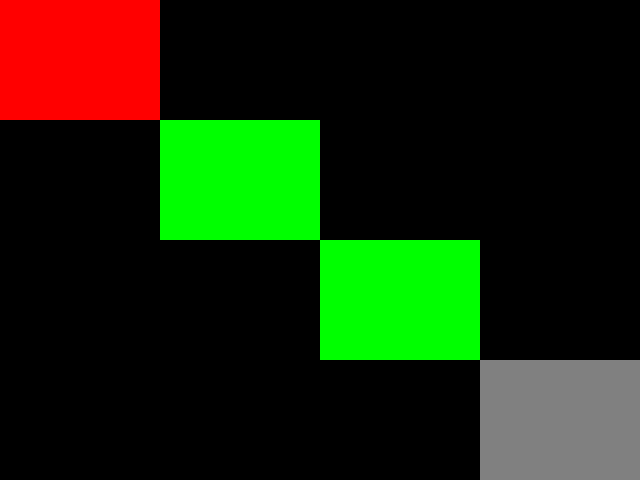
#> input picture Lab 2/img/create.png, 640 x 480 px
$ python 'Lab 2 Task 1.py'
#> lines starting #> are read from the running program, lines starting #| are printed output that depends on the picture; after the words box and inside, x2 and y2 are one past the last pixel; in counts of white or black regions, pixels touching at a corner belong together
import cv2

img = cv2.imread("img/create.png")
#> img is the input picture: shape (480, 640, 3); mean B, G, R 8, 39.9, 23.9
cv2.rectangle(img, (80, 60), (80 + 480, 60 + 360), (0, 255, 0), 2)
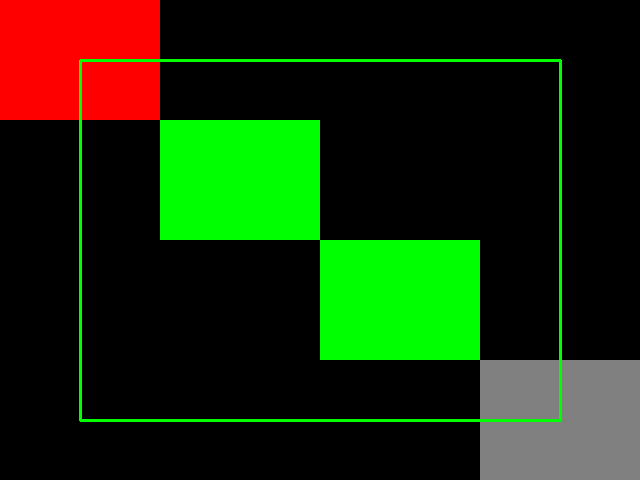
#> img: shape (480, 640, 3); 1.64% of pixels changed, all inside (x1, y1, x2, y2) = (79, 59, 562, 422)
img = img[30:450, 40:600]
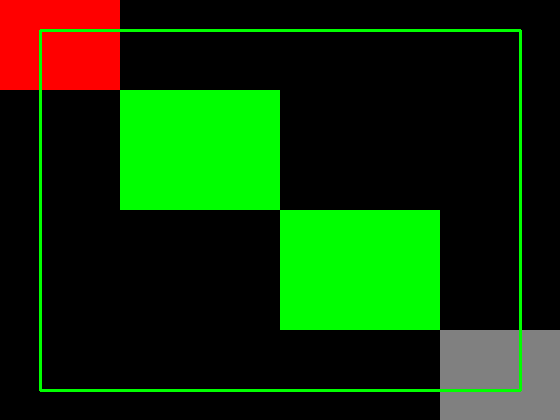
#> img: shape (420, 560, 3); mean B, G, R 5.6, 52.7, 16.9
img = cv2.resize(img, None, fx=0.5, fy=0.5)
#> img: shape (210, 280, 3)
text = "I love SI100B"
font = cv2.FONT_HERSHEY_SIMPLEX
font_scale = 1.0
thickness = 2
(text_width, text_height), baseline = cv2.getTextSize(text, font, font_scale, thickness)
height, width = img.shape[:2]
#> height = 210; width = 280
x = (width - text_width) // 2
#> x = 34
y = height // 2 + text_height // 2
#> y = 116
cv2.putText(img, text, (x, y), font, font_scale, (255, 255, 255), thickness)
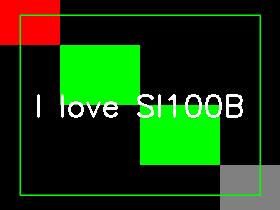
#> img: shape (210, 280, 3); mean B, G, R 11.6, 56.7, 22.9
cv2.imwrite("result.png", img)
cv2.imshow("src", img)
cv2.waitKey(0)
